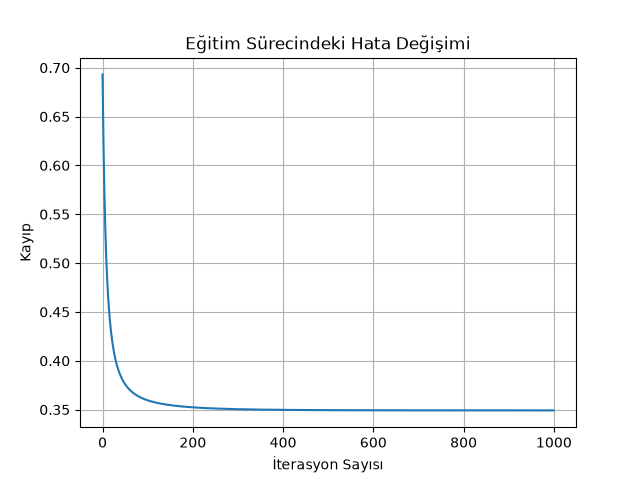

This chart was generated by the following Python code:
import numpy as np
import matplotlib.pyplot as plt
from sklearn.datasets import fetch_openml
from sklearn.model_selection import train_test_split
from sklearn.preprocessing import StandardScaler
from sklearn.metrics import accuracy_score, precision_score, recall_score, f1_score

data = fetch_openml(name='heart-statlog', version=1, as_frame=False, parser='auto')
X = data.data
y_orijinal = data.target

siniflar = np.unique(y_orijinal)
y = np.where(y_orijinal == siniflar[1], 1, 0)

X_train, X_test, y_train, y_test = train_test_split(X, y, test_size=0.2, random_state=42)

scaler = StandardScaler()
X_train_scaled = scaler.fit_transform(X_train)
X_test_scaled = scaler.transform(X_test)

birler_train = np.ones((X_train_scaled.shape[0], 1))
X_train_son = np.concatenate((birler_train, X_train_scaled), axis=1)

birler_test = np.ones((X_test_scaled.shape[0], 1))
X_test_son = np.concatenate((birler_test, X_test_scaled), axis=1)

def sigmoid(z):
    z = np.clip(z, -250, 250)
    return 1 / (1 + np.exp(-z))

def hata_hesapla(w, x, y):
    n = len(y)
    tahmin = sigmoid(x @ w)
    eps = 1e-15
    hata = (1/n) * np.sum(y * np.log(tahmin + eps) + (1 - y) * np.log(1 - tahmin + eps))
    return -hata

def gradyan_hesapla(w, x, y):
    n = len(y)
    tahmin = sigmoid(x @ w)
    grad = (1/n) * x.T @ (tahmin - y)
    return grad

w = np.zeros(X_train_son.shape[1])
iterasyon_sayisi = 1000 
ogrenme_orani = 0.1 
kayip_gecmisi = []

for i in range(iterasyon_sayisi):
    g = gradyan_hesapla(w, X_train_son, y_train)
    mevcut_hata = hata_hesapla(w, X_train_son, y_train)
    
    w = w - ogrenme_orani * g
    kayip_gecmisi.append(mevcut_hata)

tahmin_olasiliklari = sigmoid(X_test_son @ w)
y_tahmin = (tahmin_olasiliklari >= 0.5).astype(int)

acc = accuracy_score(y_test, y_tahmin)
prec = precision_score(y_test, y_tahmin)
rec = recall_score(y_test, y_tahmin)
f1 = f1_score(y_test, y_tahmin)

print("Lojistik Regresyon Sonuçları:")
print("-" * 50)
print(f"Accuracy  : {acc:.4f}")
print(f"Precision : {prec:.4f}")
print(f"Recall    : {rec:.4f}")
print(f"F1 Score  : {f1:.4f}")

plt.plot(kayip_gecmisi)
plt.title("Eğitim Sürecindeki Hata Değişimi")
plt.xlabel("İterasyon Sayısı")
plt.ylabel("Kayıp")
plt.grid(True)
plt.show()
